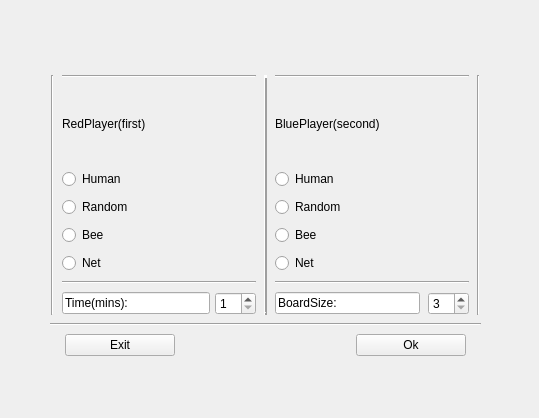
<?xml version="1.0" encoding="UTF-8"?>
<ui version="4.0">
 <class>settingwindow</class>
 <widget class="QWidget" name="settingwindow">
  <property name="geometry">
   <rect>
    <x>0</x>
    <y>0</y>
    <width>539</width>
    <height>418</height>
   </rect>
  </property>
  <property name="windowTitle">
   <string>GameSetting</string>
  </property>
  <widget class="QWidget" name="layoutWidget">
   <property name="geometry">
    <rect>
     <x>40</x>
     <y>50</y>
     <width>451</width>
     <height>311</height>
    </rect>
   </property>
   <layout class="QVBoxLayout" name="mainLayout" stretch="5,1,1">
    <property name="spacing">
     <number>8</number>
    </property>
    <property name="leftMargin">
     <number>10</number>
    </property>
    <property name="topMargin">
     <number>25</number>
    </property>
    <property name="rightMargin">
     <number>10</number>
    </property>
    <property name="bottomMargin">
     <number>5</number>
    </property>
    <item>
     <layout class="QHBoxLayout" name="selectLayout">
      <property name="leftMargin">
       <number>1</number>
      </property>
      <property name="topMargin">
       <number>0</number>
      </property>
      <property name="rightMargin">
       <number>1</number>
      </property>
      <property name="bottomMargin">
       <number>0</number>
      </property>
      <item>
       <widget class="Line" name="line_8">
        <property name="orientation">
         <enum>Qt::Vertical</enum>
        </property>
       </widget>
      </item>
      <item>
       <layout class="QVBoxLayout" name="leftLayout" stretch="0,0,0,0,0,0,0,0">
        <item>
         <widget class="Line" name="line_5">
          <property name="orientation">
           <enum>Qt::Horizontal</enum>
          </property>
         </widget>
        </item>
        <item>
         <widget class="QLabel" name="redSetLog">
          <property name="text">
           <string>RedPlayer(first)</string>
          </property>
         </widget>
        </item>
        <item>
         <widget class="QRadioButton" name="redHumanPolicyButton">
          <property name="text">
           <string>Human</string>
          </property>
         </widget>
        </item>
        <item>
         <widget class="QRadioButton" name="redRandomPolicyButton">
          <property name="text">
           <string>Random</string>
          </property>
         </widget>
        </item>
        <item>
         <widget class="QRadioButton" name="redMctsPolicyButton">
          <property name="text">
           <string>Bee</string>
          </property>
         </widget>
        </item>
        <item>
         <widget class="QRadioButton" name="redNetPolicyButton">
          <property name="text">
           <string>Net</string>
          </property>
         </widget>
        </item>
        <item>
         <widget class="Line" name="line_2">
          <property name="orientation">
           <enum>Qt::Horizontal</enum>
          </property>
         </widget>
        </item>
        <item>
         <layout class="QHBoxLayout" name="timeLayout" stretch="5,1">
          <property name="spacing">
           <number>5</number>
          </property>
          <item>
           <widget class="QLineEdit" name="timeSetLog">
            <property name="text">
             <string>Time(mins):</string>
            </property>
           </widget>
          </item>
          <item>
           <widget class="QSpinBox" name="timeSetBox">
            <property name="minimum">
             <number>1</number>
            </property>
           </widget>
          </item>
         </layout>
        </item>
       </layout>
      </item>
      <item>
       <widget class="Line" name="line">
        <property name="frameShadow">
         <enum>QFrame::Raised</enum>
        </property>
        <property name="lineWidth">
         <number>3</number>
        </property>
        <property name="orientation">
         <enum>Qt::Vertical</enum>
        </property>
       </widget>
      </item>
      <item>
       <layout class="QVBoxLayout" name="rightLayout">
        <item>
         <widget class="Line" name="line_6">
          <property name="orientation">
           <enum>Qt::Horizontal</enum>
          </property>
         </widget>
        </item>
        <item>
         <widget class="QLabel" name="blueSetLog">
          <property name="text">
           <string>BluePlayer(second)</string>
          </property>
         </widget>
        </item>
        <item>
         <widget class="QRadioButton" name="blueHumanPolicyButton">
          <property name="text">
           <string>Human</string>
          </property>
         </widget>
        </item>
        <item>
         <widget class="QRadioButton" name="blueRandomPolicyButton">
          <property name="text">
           <string>Random</string>
          </property>
         </widget>
        </item>
        <item>
         <widget class="QRadioButton" name="blueMctsPolicyButton">
          <property name="text">
           <string>Bee</string>
          </property>
         </widget>
        </item>
        <item>
         <widget class="QRadioButton" name="blueNetPolicyButton">
          <property name="text">
           <string>Net</string>
          </property>
         </widget>
        </item>
        <item>
         <widget class="Line" name="line_3">
          <property name="orientation">
           <enum>Qt::Horizontal</enum>
          </property>
         </widget>
        </item>
        <item>
         <layout class="QHBoxLayout" name="sizeLayout">
          <item>
           <widget class="QLineEdit" name="sizeSetLog">
            <property name="text">
             <string>BoardSize:</string>
            </property>
           </widget>
          </item>
          <item>
           <widget class="QSpinBox" name="sizeSetBox">
            <property name="minimum">
             <number>3</number>
            </property>
            <property name="maximum">
             <number>25</number>
            </property>
           </widget>
          </item>
         </layout>
        </item>
       </layout>
      </item>
      <item>
       <widget class="Line" name="line_7">
        <property name="orientation">
         <enum>Qt::Vertical</enum>
        </property>
       </widget>
      </item>
     </layout>
    </item>
    <item>
     <widget class="Line" name="line_4">
      <property name="orientation">
       <enum>Qt::Horizontal</enum>
      </property>
     </widget>
    </item>
    <item>
     <layout class="QHBoxLayout" name="okLayout" stretch="2,3,2">
      <property name="leftMargin">
       <number>15</number>
      </property>
      <property name="rightMargin">
       <number>15</number>
      </property>
      <item>
       <widget class="QPushButton" name="pushButton">
        <property name="text">
         <string>Exit</string>
        </property>
       </widget>
      </item>
      <item>
       <widget class="QLabel" name="label_3">
        <property name="text">
         <string/>
        </property>
       </widget>
      </item>
      <item>
       <widget class="QPushButton" name="okButton">
        <property name="text">
         <string>Ok</string>
        </property>
       </widget>
      </item>
     </layout>
    </item>
   </layout>
  </widget>
 </widget>
 <resources/>
 <connections/>
</ui>
